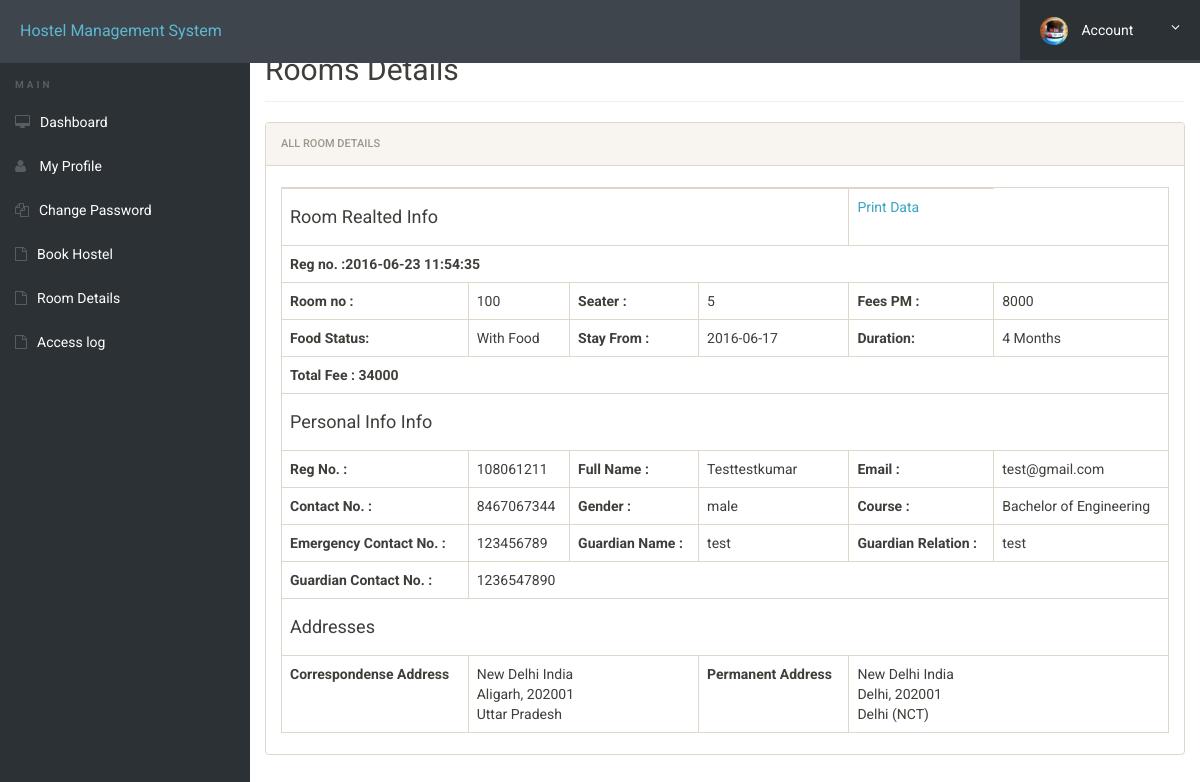
The app's page /room-details.php (signed in) with its own data.
### tables this page shows
CREATE TABLE `registration` (
  `id` int(11) NOT NULL,
  `hall_id` int(11) DEFAULT NULL,
  `block_id` int(11) DEFAULT NULL,
  `roomno` int(11) DEFAULT NULL,
  `seater` int(11) DEFAULT NULL,
  `feespm` int(11) DEFAULT NULL,
  `foodstatus` int(11) DEFAULT NULL,
  `stayfrom` date DEFAULT NULL,
  `duration` int(11) DEFAULT NULL,
  `course` varchar(500) DEFAULT NULL,
  `regno` int(11) DEFAULT NULL,
  `firstName` varchar(500) DEFAULT NULL,
  `middleName` varchar(500) DEFAULT NULL,
  `lastName` varchar(500) DEFAULT NULL,
  `gender` varchar(250) DEFAULT NULL,
  `contactno` bigint(11) DEFAULT NULL,
  `emailid` varchar(500) DEFAULT NULL,
  `profile_picture` varchar(255) DEFAULT NULL,
  `egycontactno` bigint(11) DEFAULT NULL,
  `guardianName` varchar(500) DEFAULT NULL,
  `guardianRelation` varchar(500) DEFAULT NULL,
  `guardianContactno` bigint(11) DEFAULT NULL,
  `corresAddress` varchar(500) DEFAULT NULL,
  `corresCIty` varchar(500) DEFAULT NULL,
  `corresState` varchar(500) DEFAULT NULL,
  `corresPincode` int(11) DEFAULT NULL,
  `pmntAddress` varchar(500) DEFAULT NULL,
  `pmntCity` varchar(500) DEFAULT NULL,
  `pmnatetState` varchar(500) DEFAULT NULL,
  `pmntPincode` int(11) DEFAULT NULL,
  `postingDate` timestamp NULL DEFAULT current_timestamp(),
  `updationDate` varchar(500) DEFAULT NULL,
  `corresDistrict` varchar(500) DEFAULT NULL,
  `pmnatetDistrict` varchar(500) DEFAULT NULL
);

### room-details.php (the view, shortened to what this page needs)
<?php
include('includes/config.php');
?>
<!doctype html>
<html lang="en" class="no-js">
<head>
	<link rel="stylesheet" href="css/font-awesome.min.css">
	<link rel="stylesheet" href="css/bootstrap.min.css">
	<link rel="stylesheet" href="css/dataTables.bootstrap.min.css">
	<link rel="stylesheet" href="css/bootstrap-social.css">
	<link rel="stylesheet" href="css/bootstrap-select.css">
	<link rel="stylesheet" href="css/fileinput.min.css">
	<link rel="stylesheet" href="css/awesome-bootstrap-checkbox.css">
	<link rel="stylesheet" href="css/style.css">
</head>
<body>
	<?php include('includes/header.php');?>
	<div class="ts-main-content">
			<?php include('includes/sidebar.php');?>
		<div class="content-wrapper">
			<div class="container-fluid">
				<div class="row">
					<div class="col-md-12">
						<h2 class="page-title" style="margin-top:2%">Rooms Details</h2>
						<div class="panel panel-default">
							<div class="panel-heading">All Room Details</div>
							<div class="panel-body">
								<table id="zctb" class="table table-bordered " cellspacing="0" width="100%">
									<tbody>
<?php
$aid=$_SESSION['login'];
	$ret="select * from registration where emailid=?";
$stmt= $mysqli->prepare($ret) ;
$stmt->bind_param('s',$aid);
$stmt->execute() ;
$res=$stmt->get_result();
while($row=$res->fetch_object())
	  {
	  	?>
<tr>
<td colspan="4"><h4>Room Realted Info</h4></td>
<td><a href="javascript:void(0);"  onClick="popUpWindow('http://localhost/hostel/full-profile.php?id=<?php echo $row->emailid;?>');" title="View Full Details">Print Data</a></td>
</tr>
<tr>
<td colspan="6"><b>Reg no. :<?php echo $row->postingDate;?></b></td>
</tr>
<tr>
<td><b>Room no :</b></td>
<td><?php echo $row->roomno;?></td>
<td><b>Seater :</b></td>
<td><?php echo $row->seater;?></td>
<td><b>Fees PM :</b></td>
<td><?php echo $fpm=$row->feespm;?></td>
</tr>
<tr>
<td><b>Food Status:</b></td>
<td>
<?php if($row->foodstatus==0)
{
echo "Without Food";
}
else
{
echo "With Food";
}
;?></td>
<td><b>Stay From :</b></td>
<td><?php echo $row->stayfrom;?></td>
<td><b>Duration:</b></td>
<td><?php echo $dr=$row->duration;?> Months</td>
</tr>
<tr>
<td colspan="6"><b>Total Fee :
<?php if($row->foodstatus==1)
{
$fd=2000;
echo (($dr*$fpm)+$fd);
}
else
{
echo $dr*$fpm;
}
?></b></td>
</tr>
<tr>
<td colspan="6"><h4>Personal Info Info</h4></td>
</tr>
<tr>
<td><b>Reg No. :</b></td>
<td><?php echo $row->regno;?></td>
<td><b>Full Name :</b></td>
<td><?php echo $row->firstName;?><?php echo $row->middleName;?><?php echo $row->lastName;?></td>
<td><b>Email :</b></td>
<td><?php echo $row->emailid;?></td>
</tr>
<tr>
<td><b>Contact No. :</b></td>
<td><?php echo $row->contactno;?></td>
<td><b>Gender :</b></td>
<td><?php echo $row->gender;?></td>
<td><b>Course :</b></td>
<td><?php echo $row->course;?></td>
</tr>
<tr>
<td><b>Emergency Contact No. :</b></td>
<td><?php echo $row->egycontactno;?></td>
<td><b>Guardian Name :</b></td>
<td><?php echo $row->guardianName;?></td>
<td><b>Guardian Relation :</b></td>
<td><?php echo $row->guardianRelation;?></td>
</tr>
<tr>
<td><b>Guardian Contact No. :</b></td>
<td colspan="6"><?php echo $row->guardianContactno;?></td>
</tr>
<tr>
<td colspan="6"><h4>Addresses</h4></td>
</tr>
<tr>
<td><b>Correspondense Address</b></td>
<td colspan="2">
<?php echo $row->corresAddress;?><br />
<?php echo $row->corresCIty;?>, <?php echo $row->corresPincode;?><br />
<?php echo $row->corresState;?>
</td>
<td><b>Permanent Address</b></td>
<td colspan="2">
<?php echo $row->pmntAddress;?><br />
<?php echo $row->pmntCity;?>, <?php echo $row->pmntPincode;?><br />
<?php echo $row->pmnatetState;?>
</td>
</tr>
<?php
} ?>
</tbody>
</table>
</div>
</div>
</div>
</div>
</div>
</div>
</div>
</body>
</html>

### css/style.css (style rules this page uses)
html { font-size: 14px; }
@media only screen and (min-width: 480px) { html { font-size: 17px; } }
@media only screen and (min-width: 768px) { html { font-size: 14px; } }
body { font-size: 1em; }
a { color: #37a6c4; }
.panel { overflow: hidden; }
.page-title { padding-bottom: 15px; margin-bottom: 20px; border-bottom: 1px solid #f0f0f0; }
.ts-main-content .content-wrapper { padding-top: 15px; margin-top: 20px; }
@media only screen and (min-width: 992px) { .ts-main-content .content-wrapper { margin-left: 250px; } }

### records on screen
registration: postingDate "2016-06-23 11:54:35", roomno "100", seater "5", feespm "8000", shows "With Food", stayfrom "2016-06-17", duration "4", ($dr*$fpm)+$fd "34000", regno "108061211", firstName "Test", middleName "test", lastName "kumar", emailid "test@gmail.com", contactno "8467067344", gender "male", course "Bachelor of Engineering", egycontactno "123456789", guardianName "test", guardianRelation "test", guardianContactno "1236547890", corresAddress "New Delhi India", corresCIty "Aligarh", corresPincode "202001", corresState "Uttar Pradesh", pmntAddress "New Delhi India", pmntCity "Delhi", pmntPincode "202001", pmnatetState "Delhi (NCT)"
